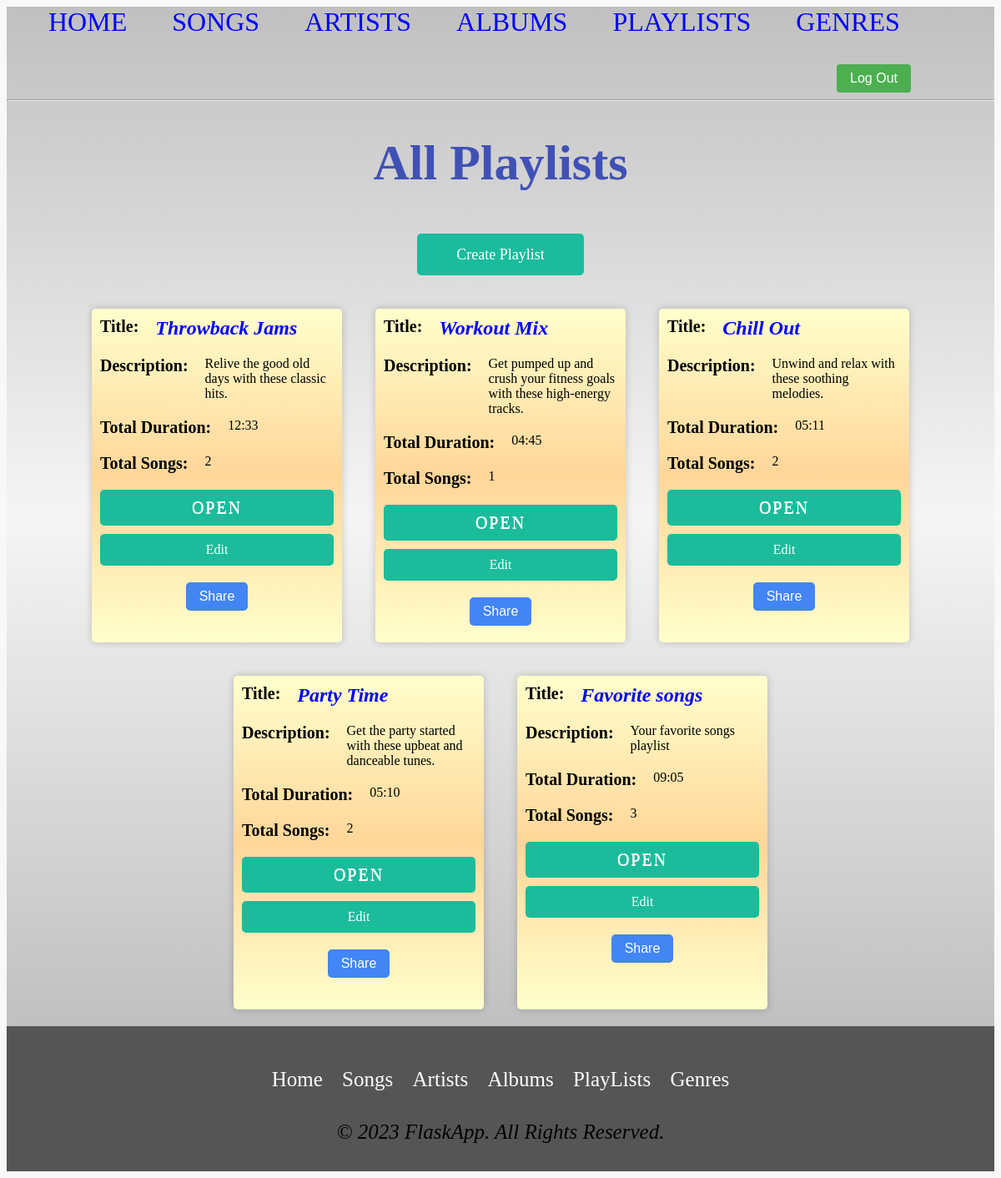
The app's page /playlist/ (signed in) with its own data.
### tables this page shows
CREATE TABLE Playlist (
    PlaylistID INTEGER PRIMARY KEY AUTOINCREMENT,
    Title VARCHAR(255),
    Description TEXT,
    UserID INTEGER,
    TotalDuration VARCHAR(255),
    FOREIGN KEY (UserID) REFERENCES User(UserID)
);

### main.py (the view)
@app.route('/playlist/')
def getPlaylist():
  conn = get_db_connection()
  user_id = session.get('user_id')
  if not user_id:
    conn.close()
    return redirect(url_for('existing_user'))
  playlists = conn.execute(
    'SELECT Playlist.PlaylistID, Title, Description, TotalDuration, COUNT(PlaylistSong.SongID) AS TotalSongs '
    'FROM Playlist '
    'JOIN Users ON Playlist.UserID = Users.UserID '
    'LEFT JOIN PlaylistSong ON Playlist.PlaylistID = PlaylistSong.PlaylistID '
    'WHERE Playlist.UserID = ? '
    'GROUP BY Playlist.PlaylistID', (user_id, )).fetchall()
  conn.close()
  return render_template('playlist.html', playlists=playlists)

### main.py (called while the page is built)
def get_db_connection():
  conn = sqlite3.connect('database.db')
  conn.row_factory = sqlite3.Row
  return conn

### templates/playlist.html (shortened to what this page needs)
{% extends 'base.html' %}
{% block content %}
  <h1>All Playlists</h1>
  <a href="{{ url_for('create_playlist') }}" id="create-playlist-button">Create Playlist</a>
  <div class="playlist-container">
    {% for playlist in playlists %}
      <div class="playlist-card">
        <div class="playlist-attribute">
          <label>Title:</label>
          <div class="playlist-title">{{ playlist['Title'] }}</div>
        </div>
        <div class="playlist-attribute">
          <label>Description:</label>
          <div class="playlist-description">{{ playlist['Description'] }}</div>
        </div>
        <div class="playlist-attribute">
          <label>Total Duration:</label>
          <div class="playlist-duration">{{ playlist['TotalDuration'] }}</div>
        </div>
        <div class="playlist-attribute">
          <label>Total Songs:</label>
          <div class="playlist-duration">{{ playlist['TotalSongs'] }}</div>
        </div>
        <div class="playlist-action">
          {% if playlist['TotalSongs'] > 0 %}
            <a href="{{ url_for('get_playlist_songs', id=playlist['PlaylistID']) }}" class="open-button">Open</a>
          {% endif %}
          <a href="{{ url_for('edit_playlist', id=playlist['PlaylistID']) }}">Edit</a>
        </div>
        <div class="playlist-share">
          <button class="share-button" data-url="{{ url_for('getPlaylist', id=playlist['PlaylistID'], _external=True) }}">Share</button>
          </div>
        </div>
    {% endfor %}
    </div>
{% endblock %}

### static/styles/style.css (style rules this page uses)
h1 { color: #333; font-size: 2.5em; margin-bottom: 0.5em; }
label { display: block; font-weight: bold; margin-bottom: 0.5em; }
body { background-color: #F8F8F8; }
h1 { font-size: 60px; font-weight: bold; text-align: center; color: #4051B5; margin-bottom: 50px; }
#create-playlist-button { display: block; width: 200px; height: 50px; line-height: 50px; text-align: center; background-color: #1abc9c; color: white; font-size: 18px; text-decoration: none; border-radius: 5px; margin: 20px auto; transition: all 0.2s ease-in-out; }
.playlist-container { display: flex; flex-wrap: wrap; justify-content: center; }
.playlist-card { width: 300px; height: 400px; margin: 20px; background: linear-gradient(to bottom, #FFFFCC, #FFD699, #FFFFCC); box-shadow: 0px 0px 10px rgba(0, 0, 0, 0.2); border-radius: 5px; overflow: hidden; transition: all 0.2s ease-in-out; }
.playlist-attribute { display: flex; }
.playlist-attribute label { font-size: 20px; margin:10px; font-weight: bold; }
.playlist-card .playlist-title { font-size: 24px; font-weight: bold; margin: 10px; font-style: italic; color: blue; }
.playlist-card .playlist-description { margin: 10px; }
.playlist-card .playlist-duration { margin: 10px; }
.playlist-card .playlist-action a { display: block; background-color: #1abc9c; color: white; text-align: center; text-decoration: none; border-radius: 5px; padding: 10px; margin: 10px; transition: all 0.2s ease-in-out; }
.open-button { display: inline-block; position: relative; padding: 10px 20px; background-color: #ff5722; color: black; font-size: 20px; text-transform: uppercase; letter-spacing: 2px; text-decoration: none; overflow: hidden; }
.open-button:before { content: "Open"; position: absolute; top: 50%; left: 50%; transform: translate(-50%, -50%); z-index: 1; }
.open-button:after { content: ""; position: absolute; top: 0; left: 0; width: 100%; height: 100%; background-color: lightgreen; transform: scaleX(0); transform-origin: left; transition: transform 0.3s ease-out; }
.playlist-share { display: flex; justify-content: center; align-items: center; margin-top: 10px; }
.playlist-share button { background-color: #4285f4; color: white; border: none; border-radius: 5px; padding: 8px 16px; font-size: 16px; cursor: pointer; }
.share-button { display: block; background-color: #1abc9c; color: white; text-align: center; cursor: pointer; text-decoration: none; border-radius: 5px; padding: 10px; margin: 10px; transition: all 0.2s ease-in-out; }

### records on screen
Playlist: Title "Throwback Jams", Description "Relive the good old days with these classic hits.", TotalDuration "12:33", TotalSongs "2"
Playlist: Title "Workout Mix", Description "Get pumped up and crush your fitness goals with these high-energy tracks.", TotalDuration "04:45", TotalSongs "1"
Playlist: Title "Chill Out", Description "Unwind and relax with these soothing melodies.", TotalDuration "05:11", TotalSongs "2"
Playlist: Title "Party Time", Description "Get the party started with these upbeat and danceable tunes.", TotalDuration "05:10", TotalSongs "2"
Playlist: Title "Favorite songs", Description "Your favorite songs playlist", TotalDuration "09:05", TotalSongs "3"
